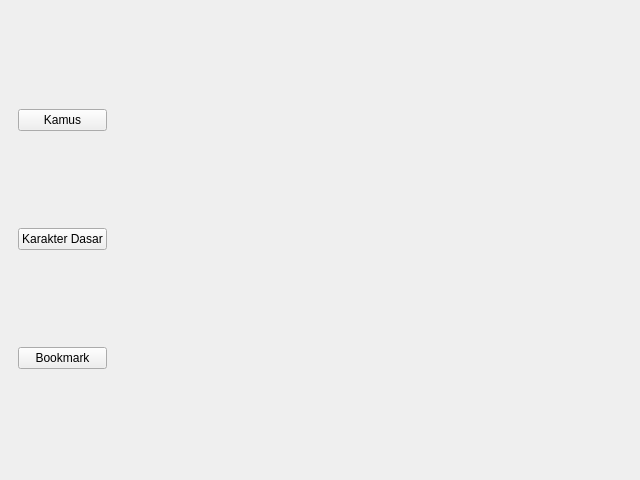
<?xml version="1.0" encoding="UTF-8"?>
<ui version="4.0">
 <class>MainWindow</class>
 <widget class="QMainWindow" name="MainWindow">
  <property name="geometry">
   <rect>
    <x>0</x>
    <y>0</y>
    <width>640</width>
    <height>480</height>
   </rect>
  </property>
  <property name="windowTitle">
   <string>MainWindow</string>
  </property>
  <widget class="QWidget" name="centralwidget">
   <layout class="QHBoxLayout" name="horizontalLayout">
    <item>
     <widget class="QWidget" name="widget_2" native="true">
      <layout class="QVBoxLayout" name="verticalLayout">
       <item>
        <widget class="QPushButton" name="pushButton">
         <property name="text">
          <string>Kamus</string>
         </property>
        </widget>
       </item>
       <item>
        <widget class="QPushButton" name="pushButton_2">
         <property name="text">
          <string>Karakter Dasar</string>
         </property>
        </widget>
       </item>
       <item>
        <widget class="QPushButton" name="pushButton_3">
         <property name="text">
          <string>Bookmark</string>
         </property>
        </widget>
       </item>
      </layout>
     </widget>
    </item>
    <item>
     <widget class="QWidget" name="widget" native="true">
      <layout class="QHBoxLayout" name="horizontalLayout_2">
       <item>
        <widget class="QStackedWidget" name="stackedWidget">
         <widget class="QWidget" name="page"/>
         <widget class="QWidget" name="page_2"/>
        </widget>
       </item>
      </layout>
     </widget>
    </item>
   </layout>
  </widget>
 </widget>
 <resources/>
 <connections/>
</ui>
